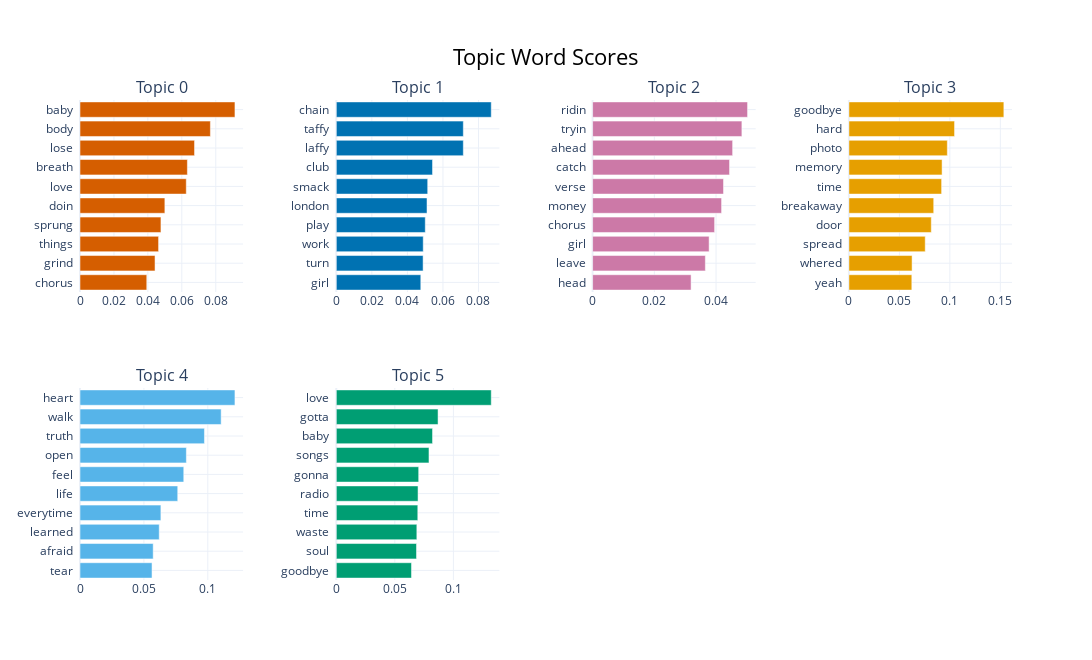

The code cell stored with this chart in its notebook:
### Code cell
topic_model.visualize_barchart(width=280, height=330, top_n_topics=8, n_words=20)

### Figure 1 — Plotly figure (JSON) as saved in the notebook; plotly's stock layout.template omitted (floating-point values rounded to 4 significant figures)
{"data": [{"marker": {"color": "#D55E00"}, "orientation": "h", "type": "bar", "x": [0.03935, 0.04422, 0.0463, 0.0477, 0.05001, 0.06263, 0.06328, 0.0675, 0.07684, 0.09131], "xaxis": "x", "y": ["chorus  ", "grind  ", "things  ", "sprung  ", "doin  ", "love  ", "breath  ", "lose  ", "body  ", "baby  "], "yaxis": "y"}, {"marker": {"color": "#0072B2"}, "orientation": "h", "type": "bar", "x": [0.04754, 0.04884, 0.04891, 0.05006, 0.05104, 0.05143, 0.05414, 0.07147, 0.07147, 0.08718], "xaxis": "x2", "y": ["girl  ", "turn  ", "work  ", "play  ", "london  ", "smack  ", "club  ", "laffy  ", "taffy  ", "chain  "], "yaxis": "y2"}, {"marker": {"color": "#CC79A7"}, "orientation": "h", "type": "bar", "x": [0.03191, 0.03653, 0.03774, 0.03953, 0.04178, 0.04241, 0.04436, 0.04536, 0.04837, 0.0502], "xaxis": "x3", "y": ["head  ", "leave  ", "girl  ", "chorus  ", "money  ", "verse  ", "catch  ", "ahead  ", "tryin  ", "ridin  "], "yaxis": "y3"}, {"marker": {"color": "#E69F00"}, "orientation": "h", "type": "bar", "x": [0.06232, 0.06258, 0.0756, 0.08161, 0.084, 0.09183, 0.09229, 0.0975, 0.1046, 0.1535], "xaxis": "x4", "y": ["yeah  ", "whered  ", "spread  ", "door  ", "breakaway  ", "time  ", "memory  ", "photo  ", "hard  ", "goodbye  "], "yaxis": "y4"}, {"marker": {"color": "#56B4E9"}, "orientation": "h", "type": "bar", "x": [0.05636, 0.05727, 0.062, 0.06329, 0.07648, 0.08119, 0.08322, 0.09738, 0.1104, 0.1212], "xaxis": "x5", "y": ["tear  ", "afraid  ", "learned  ", "everytime  ", "life  ", "feel  ", "open  ", "truth  ", "walk  ", "heart  "], "yaxis": "y5"}, {"marker": {"color": "#009E73"}, "orientation": "h", "type": "bar", "x": [0.06421, 0.0685, 0.06879, 0.0696, 0.06981, 0.07036, 0.07917, 0.0822, 0.08691, 0.1323], "xaxis": "x6", "y": ["goodbye  ", "soul  ", "waste  ", "time  ", "radio  ", "gonna  ", "songs  ", "baby  ", "gotta  ", "love  "], "yaxis": "y6"}], "layout": {"annotations": [{"font": {"size": 16}, "showarrow": false, "text": "Topic 0", "x": 0.0875, "xanchor": "center", "xref": "paper", "y": 1, "yanchor": "bottom", "yref": "paper"}, {"font": {"size": 16}, "showarrow": false, "text": "Topic 1", "x": 0.3625, "xanchor": "center", "xref": "paper", "y": 1, "yanchor": "bottom", "yref": "paper"}, {"font": {"size": 16}, "showarrow": false, "text": "Topic 2", "x": 0.6375, "xanchor": "center", "xref": "paper", "y": 1, "yanchor": "bottom", "yref": "paper"}, {"font": {"size": 16}, "showarrow": false, "text": "Topic 3", "x": 0.9125, "xanchor": "center", "xref": "paper", "y": 1, "yanchor": "bottom", "yref": "paper"}, {"font": {"size": 16}, "showarrow": false, "text": "Topic 4", "x": 0.0875, "xanchor": "center", "xref": "paper", "y": 0.4, "yanchor": "bottom", "yref": "paper"}, {"font": {"size": 16}, "showarrow": false, "text": "Topic 5", "x": 0.3625, "xanchor": "center", "xref": "paper", "y": 0.4, "yanchor": "bottom", "yref": "paper"}], "height": 660, "hoverlabel": {"bgcolor": "white", "font": {"family": "Rockwell", "size": 16}}, "showlegend": false, "title": {"font": {"color": "Black", "size": 22}, "text": "Topic Word Scores", "x": 0.5, "xanchor": "center", "yanchor": "top"}, "width": 1120, "xaxis": {"anchor": "y", "domain": [0, 0.175], "showgrid": true}, "xaxis2": {"anchor": "y2", "domain": [0.275, 0.45], "showgrid": true}, "xaxis3": {"anchor": "y3", "domain": [0.55, 0.725], "showgrid": true}, "xaxis4": {"anchor": "y4", "domain": [0.825, 1], "showgrid": true}, "xaxis5": {"anchor": "y5", "domain": [0, 0.175], "showgrid": true}, "xaxis6": {"anchor": "y6", "domain": [0.275, 0.45], "showgrid": true}, "xaxis7": {"anchor": "y7", "domain": [0.55, 0.725], "showgrid": true}, "xaxis8": {"anchor": "y8", "domain": [0.825, 1], "showgrid": true}, "yaxis": {"anchor": "x", "domain": [0.6, 1], "showgrid": true}, "yaxis2": {"anchor": "x2", "domain": [0.6, 1], "showgrid": true}, "yaxis3": {"anchor": "x3", "domain": [0.6, 1], "showgrid": true}, "yaxis4": {"anchor": "x4", "domain": [0.6, 1], "showgrid": true}, "yaxis5": {"anchor": "x5", "domain": [0, 0.4], "showgrid": true}, "yaxis6": {"anchor": "x6", "domain": [0, 0.4], "showgrid": true}, "yaxis7": {"anchor": "x7", "domain": [0, 0.4], "showgrid": true}, "yaxis8": {"anchor": "x8", "domain": [0, 0.4], "showgrid": true}}}
